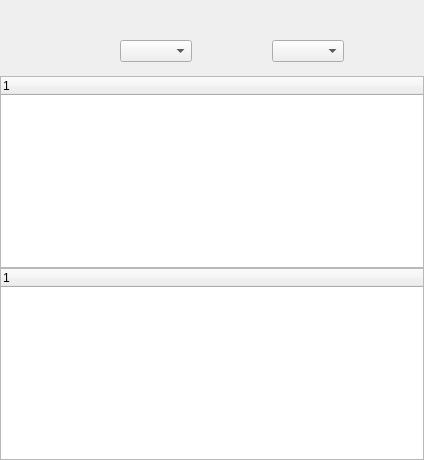
        <widget class="QWidget" name="tabArena">
         <attribute name="title">
          <string>Arena</string>
         </attribute>
         <layout class="QVBoxLayout" name="tabArenalLayout">
          <property name="spacing">
           <number>0</number>
          </property>
          <property name="leftMargin">
           <number>0</number>
          </property>
          <property name="topMargin">
           <number>40</number>
          </property>
          <property name="rightMargin">
           <number>0</number>
          </property>
          <property name="bottomMargin">
           <number>0</number>
          </property>
          <item>
           <layout class="QHBoxLayout" name="horizontalLayoutArenaButtons">
            <property name="spacing">
             <number>0</number>
            </property>
            <item>
             <widget class="QPushButton" name="arenaStatsButton">
              <property name="toolTip">
               <string>Show advanced arena stats: class winrates,
region scores and online leaderboard rank.</string>
              </property>
              <property name="text">
               <string/>
              </property>
              <property name="icon">
               <iconset>
                <normalon>:/Images/web.png</normalon>
               </iconset>
              </property>
              <property name="iconSize">
               <size>
                <width>32</width>
                <height>32</height>
               </size>
              </property>
              <property name="flat">
               <bool>true</bool>
              </property>
             </widget>
            </item>
            <item>
             <spacer name="arenaHorizontalSpacer">
              <property name="orientation">
               <enum>Qt::Horizontal</enum>
              </property>
              <property name="sizeType">
               <enum>QSizePolicy::Expanding</enum>
              </property>
              <property name="sizeHint" stdset="0">
               <size>
                <width>40</width>
                <height>20</height>
               </size>
              </property>
             </spacer>
            </item>
            <item>
             <widget class="QPushButton" name="arenaNewButton">
              <property name="toolTip">
               <string>Create a new arena.</string>
              </property>
              <property name="text">
               <string/>
              </property>
              <property name="icon">
               <iconset>
                <normalon>:/Images/plus64.png</normalon>
               </iconset>
              </property>
              <property name="iconSize">
               <size>
                <width>32</width>
                <height>32</height>
               </size>
              </property>
              <property name="flat">
               <bool>true</bool>
              </property>
             </widget>
            </item>
            <item>
             <widget class="QComboBox" name="arenaRegionComboBox">
              <property name="toolTip">
               <string>Change region/account of the selected arena.</string>
              </property>
             </widget>
            </item>
            <item>
             <widget class="QPushButton" name="arenaDeleteButton">
              <property name="toolTip">
               <string>Remove the selected arena.</string>
              </property>
              <property name="text">
               <string/>
              </property>
              <property name="icon">
               <iconset>
                <normalon>:/Images/remove64.png</normalon>
               </iconset>
              </property>
              <property name="iconSize">
               <size>
                <width>32</width>
                <height>32</height>
               </size>
              </property>
              <property name="flat">
               <bool>true</bool>
              </property>
             </widget>
            </item>
            <item>
             <spacer name="arenaHorizontalSpacer2">
              <property name="orientation">
               <enum>Qt::Horizontal</enum>
              </property>
              <property name="sizeHint" stdset="0">
               <size>
                <width>40</width>
                <height>20</height>
               </size>
              </property>
             </spacer>
            </item>
            <item>
             <widget class="QComboBox" name="arenaStatsJsonComboBox">
              <property name="toolTip">
               <string>Change period for arena stats.</string>
              </property>
             </widget>
            </item>
            <item>
             <spacer name="arenaHorizontalSpacer3">
              <property name="orientation">
               <enum>Qt::Horizontal</enum>
              </property>
              <property name="sizeHint" stdset="0">
               <size>
                <width>40</width>
                <height>20</height>
               </size>
              </property>
             </spacer>
            </item>
            <item>
             <widget class="QPushButton" name="donateButton">
              <property name="sizePolicy">
               <sizepolicy hsizetype="Minimum" vsizetype="Preferred">
                <horstretch>0</horstretch>
                <verstretch>0</verstretch>
               </sizepolicy>
              </property>
              <property name="toolTip">
               <string>Unlock more stats, replays, graveyard, synergies and
draft mechanics becoming a patron (3€).</string>
              </property>
              <property name="text">
               <string/>
              </property>
              <property name="icon">
               <iconset resource="arenatracker.qrc">
                <normaloff>:/Images/becomePatreon.png</normaloff>:/Images/becomePatreon.png</iconset>
              </property>
              <property name="iconSize">
               <size>
                <width>75</width>
                <height>32</height>
               </size>
              </property>
              <property name="flat">
               <bool>true</bool>
              </property>
             </widget>
            </item>
           </layout>
          </item>
          <item>
           <widget class="EnemyRanking" name="enemyRankingLabel">
            <property name="lineWidth">
             <number>0</number>
            </property>
            <property name="text">
             <string/>
            </property>
           </widget>
          </item>
          <item>
           <widget class="MoveTreeWidget" name="arenaStatsTreeWidget">
            <column>
             <property name="text">
              <string notr="true">1</string>
             </property>
            </column>
           </widget>
          </item>
          <item>
           <widget class="MoveTreeWidget" name="arenaTreeWidget">
            <column>
             <property name="text">
              <string notr="true">1</string>
             </property>
            </column>
           </widget>
          </item>
         </layout>
        </widget>
